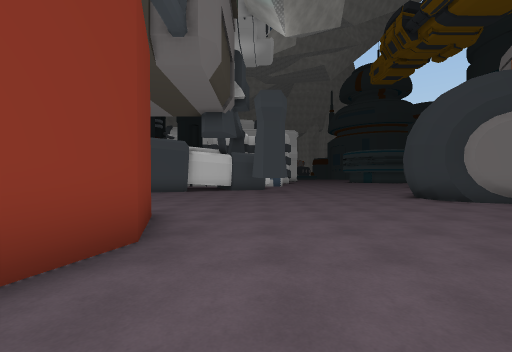
View 1 (above)

16 first-person views from a walk through a 3-D level made in the Unity game engine. The camera is 1.4 m above the floor, looks level and sees 90° across. The floor is counted in squares, 2 m on a side. Each view is taken from the middle of a square. On the plan, view 1 faces up. The plan holds only what a view shows up to about 9 squares ahead; the rest is blank. The place goes on beyond the plan. The player is left out. Some surface patterns are stand-ins.

View 2
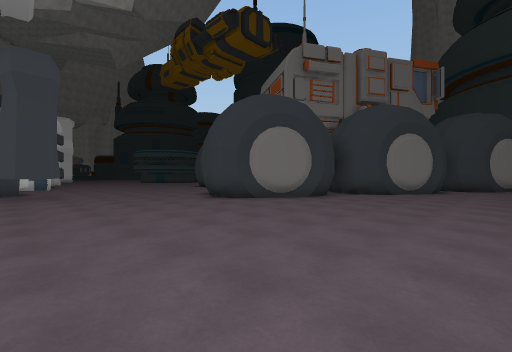

View 3
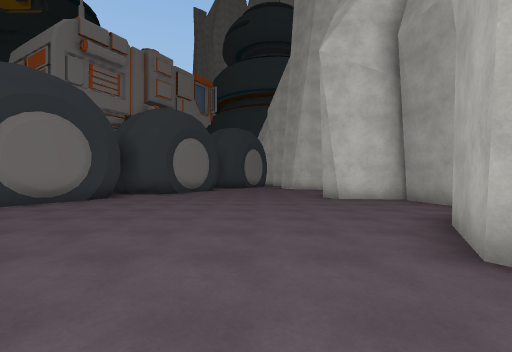

View 4
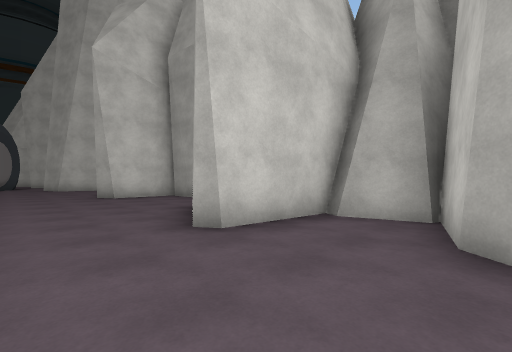

View 5
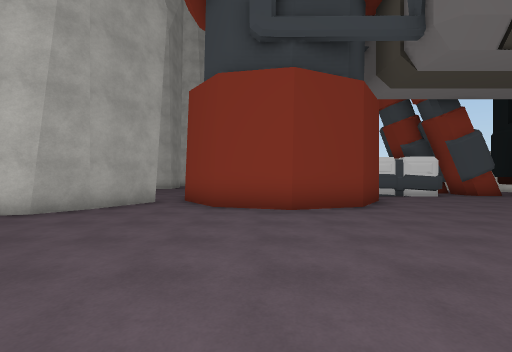

View 6
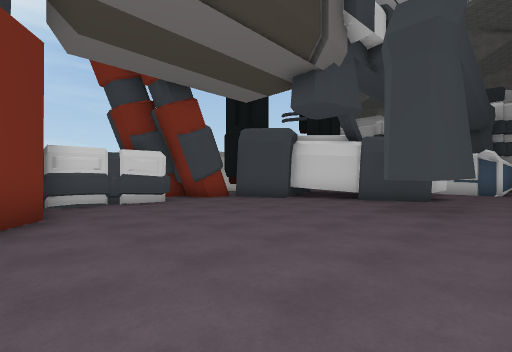

View 7
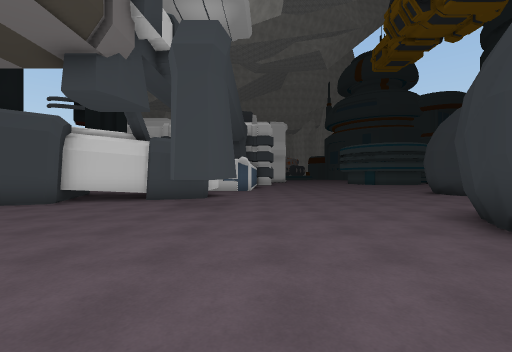

View 8
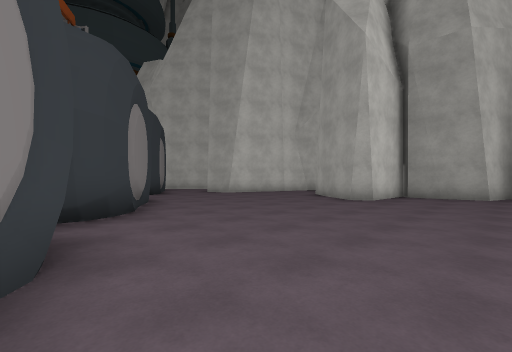

View 9
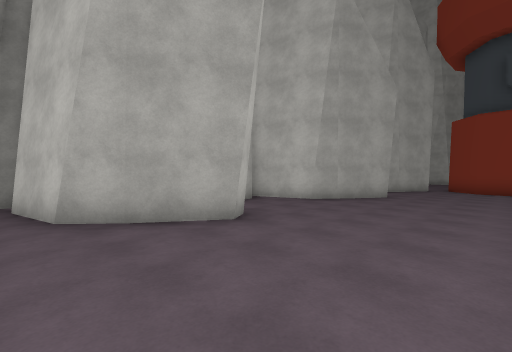

View 10
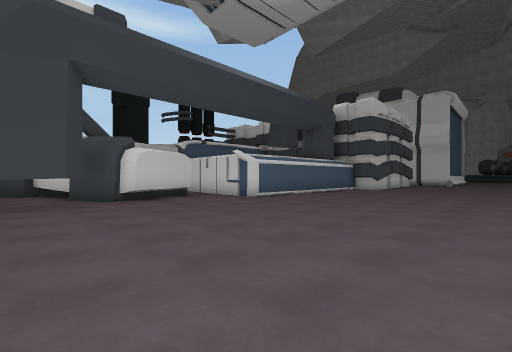

View 11
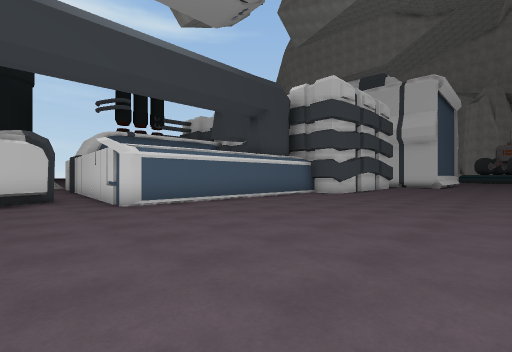

View 12
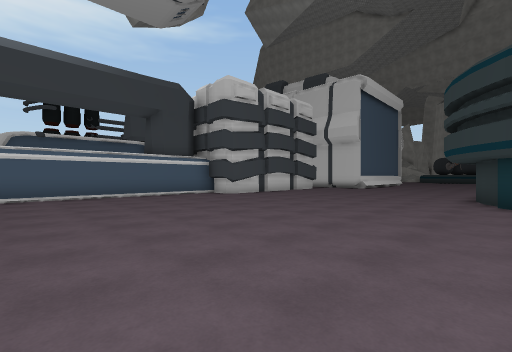

View 13
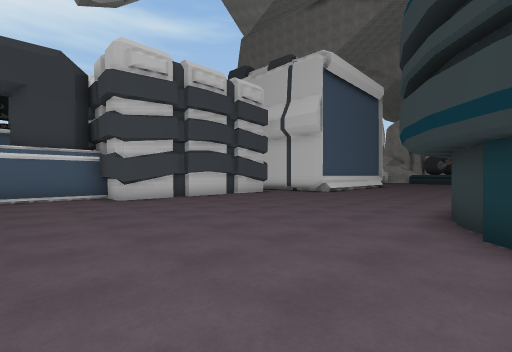

View 14
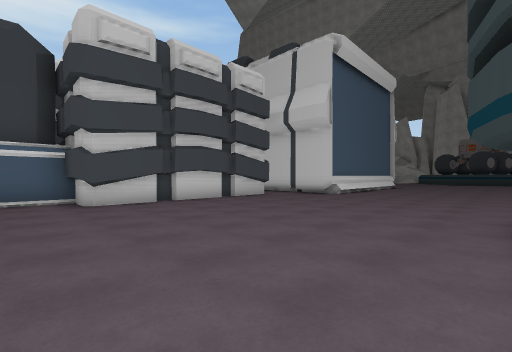

View 15
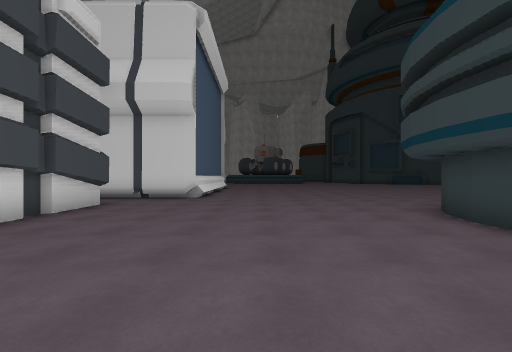

View 16
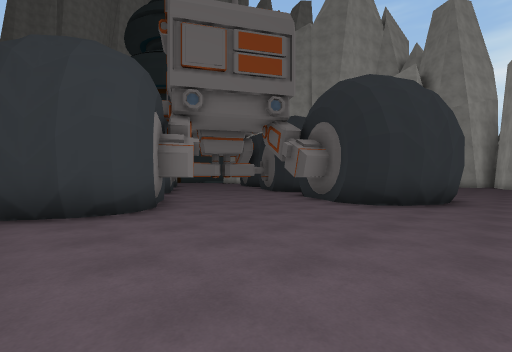

### Floor plan
Key: @ floor where view 1 was taken; # wall or solid block; . floor; B building.
Columns run from 6 left of view 1 to 11 right of it. Each row starts with its distance up from view 1.
 33            #......
 32         ####......
 31          .........
 30          #........
 29          #.......B
 28          #.......
 27          #.......
 26          #.......B
 25          #........
 24         ##........
 23         #.........
 22         #.........
 21         #.........
 20         #.........
 19         #.........
 18         #.........
 17    ######......
 16      ##.........#
 15       #........##
 14   #   #........##
 13   #####.........##
 12   ###.##..........
 11  ##...##..........
 10 ##..........####..
  9 ##.........#####.
  8  #.........##  #
  7  #.........### #
  6  #...........####
  5    #............#
  4    ##...........##
  3     #.............
  2     #.............
  1    ##.............
  0    #..@...........
 -1    ##...#.........
 -2     ##..###...###.
 -3      #..###...###.
 -4      ######.#####.
 -5           ###   ##

Positions as (right, up) in squares from view 1, and headings:
1: (0, 0), facing up
2: (0, 1), facing up-right
3: (0, 1), facing right
4: (-1, 1), facing down-right
5: (4, 2), facing left
6: (2, 5), facing up-left
7: (2, 5), facing up
8: (5, 6), facing down-right
9: (11, 2), facing down-left
10: (8, 11), facing up-left
11: (8, 15), facing up-left
12: (11, 18), facing up-left
13: (11, 22), facing up-left
14: (10, 23), facing up-left
15: (7, 24), facing up
16: (4, 16), facing down-right
